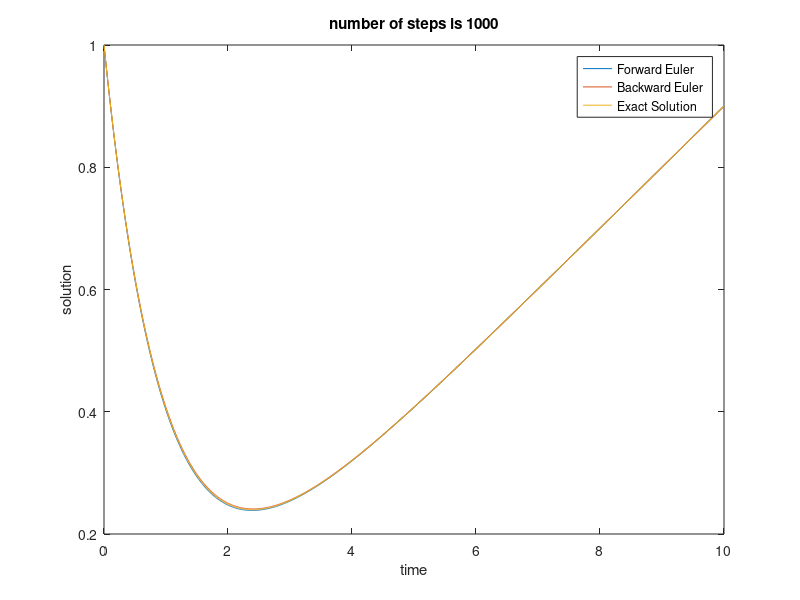

This chart was generated by the following MATLAB code:
clear

% set up forcing function and exact solution
f = @(t,y) -y + t/10;
y_exact = @(t)  (11/10)*exp(-t) + (t-1)/10;

% simulation parameters
tf = 10;
N = 1000;
h = tf/N;

% run the simulation
t = 0;
y_FE = 1; % forward Euler solution
y_BE = 1; % backward Euler solution
for k = 1:N
  t(k+1) = k*h;

  % Forward Euler
  y_FE(k+1) = y_FE(k) + h*f(t(k),y_FE(k));

  % Backward Euler: Notice that we cannot use f(t,y)
  y_BE(k+1) = 1/(1+h)*y_BE(k) + (1/10)*(h/(1+h))*t(k+1);
end

% plot the solution
T = linspace(0,tf,1000); % fine grid for exact solution
plot(t,y_FE,t,y_BE,T,y_exact(T));

xlabel('time')
ylabel('solution')
legend('Forward Euler','Backward Euler','Exact Solution')
title(['number of steps is ',num2str(N)])

